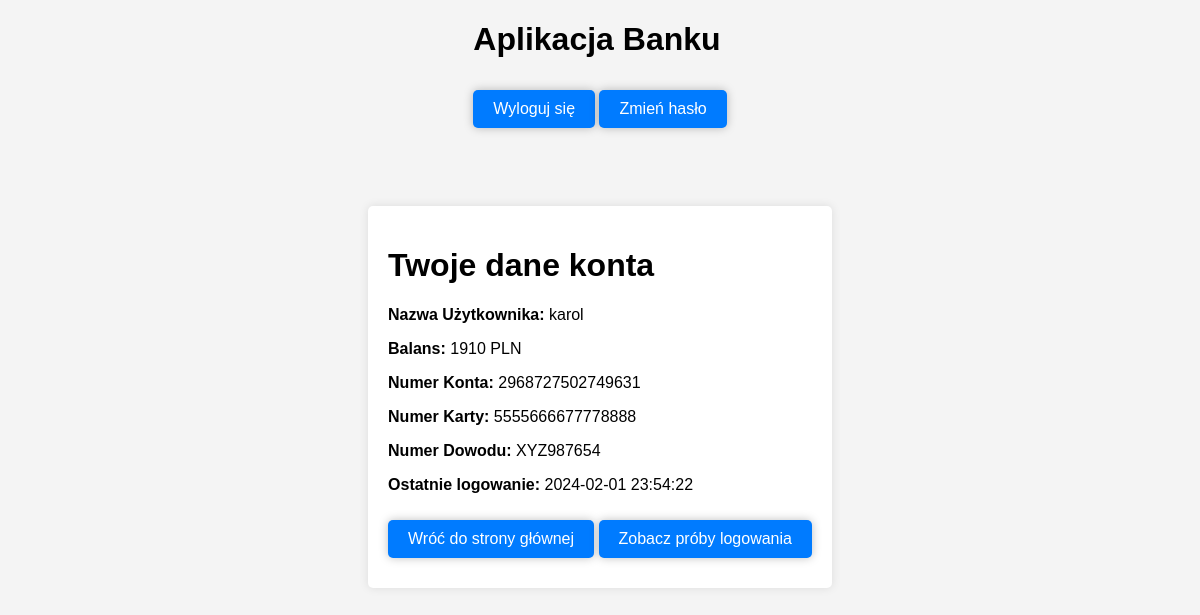
/view_sensitive_data (signed in), run on the app's committed database.
### models.py (models this page shows, shortened)
class User(db.Model, UserMixin):
    id = db.Column(db.Integer, primary_key=True)
    username = db.Column(db.String(60), unique=True, nullable=False)
    password = db.Column(db.String(60), nullable=True)
    card_number = db.Column(db.String(16), nullable=False)
    id_number = db.Column(db.String(10), nullable=False)
    account_number = db.Column(db.String(16), unique=True, nullable=False)
    balance = db.Column(db.Integer, default=0.0)
    last_login = db.Column(db.DateTime, default=datetime.now())

### app.py (the view)
@app.route('/view_sensitive_data')
@login_required
def view_sensitive_data():
    return render_template('view_sensitive_data.html', user=current_user)

### app.py (called while the page is built)
@login_manager.user_loader
def load_user(user_id):
    return User.query.get(int(user_id))

### templates/view_sensitive_data.html
{% extends 'base.html' %}
{% block content %}
    <h1>Twoje dane konta</h1>
    <p><strong>Nazwa Użytkownika: </strong> {{ user.username }}</p>
    <p><strong>Balans: </strong> {{ user.balance }} PLN</p>
    <p><strong>Numer Konta: </strong> {{ user.account_number }}</p>
    <p><strong>Numer Karty: </strong> {{ user.card_number }}</p>
    <p><strong>Numer Dowodu: </strong> {{ user.id_number }}</p>
    <p><strong>Ostatnie logowanie: </strong> {{ user.last_login.strftime('%Y-%m-%d %H:%M:%S') }}</p>
    <a href="{{ url_for('home') }}" class="button">Wróć do strony głównej</a>
    <a href="{{ url_for('view_attempts_list') }}" class="button">Zobacz próby logowania</a>
{% endblock %}

### static/styles.css (style rules this page uses)
body { font-family: 'Arial', sans-serif; margin: 0; padding: 0; background-color: #f4f4f4; height: 100vh; display: flex; align-items: center; justify-content: center; align-content: center; flex-wrap: nowrap; flex-direction: column; }
a.button { display: inline-block; padding: 10px 20px; margin: 10px 0; text-align: center; text-decoration: none; color: #fff; background-color: #007BFF; box-shadow: 0 0 10px rgba(0, 0, 0, 0.25); border-radius: 5px; transition: background-color 0.3s ease; }

### data on the page
User: username "karol", balance "1910", account_number "2968727502749631", card_number "5555666677778888", id_number "XYZ987654", last_login "2024-02-01 23:54:22"
